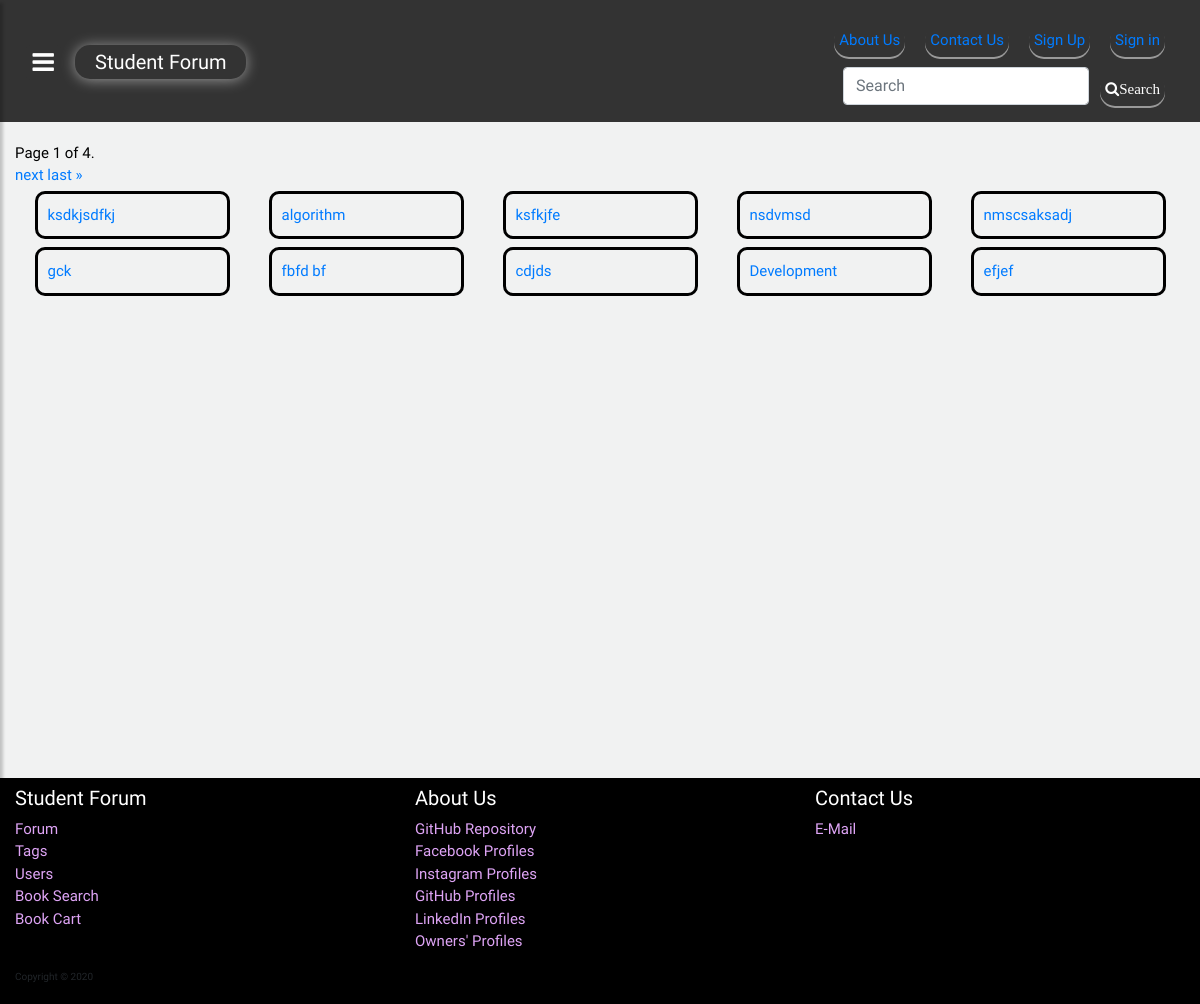
The app's page /tags/ with its own data.
### home/models.py (models this page shows)
class forum_tags(models.Model):
    tags_access=models.ForeignKey(forum,on_delete=models.CASCADE,related_name="tag_access")
    tags_forum=models.CharField(max_length=50,blank=True,null=True)

### home/views.py (the view)
# urls.py: path('tags/', views.TagsView.as_view(), name='searchtags'),
class TagsView(View):
    def get(self, request) :
        print(request.get_host())
        host = request.get_host()
        islocal = host.find('localhost') >= 0 or host.find('127.0.0.1') >= 0
        strval = request.GET.get("search", False)
        if strval:
            query = Q(tags_forum__contains=strval)
            objects = forum_tags.objects.filter(query).select_related().order_by('-tags_forum')
            p=1
        else:
            objects = forum_tags.objects.all().order_by('-tags_forum')
            p=0
        context = {
            'installed' : settings.INSTALLED_APPS,
            'islocal' : islocal,
            'available': p
        }
        a=[]
        for tag in objects:
            if tag.tags_forum!="":
                a.append(tag.tags_forum)
        a=list(set(a))
        paginator = Paginator(a, 10)
        page_number = request.GET.get('page')
        page_obj = paginator.get_page(page_number)
        context['tags']=page_obj
        dump_queries()
        return render(request, 'home/searchtags.html', context)

### home/utils.py (called while the page is built)
def dump_queries() :
    qs = connection.queries
    for q in qs:
        print(q)

### home/templates/home/searchtags.html (shortened to what this page needs)
{% extends "index.html" %}
{% block tags %}
    <div class="pagination">
    <span class="step-links">
        <span class="current">
            Page {{ tags.number }} of {{ tags.paginator.num_pages }}.
        </span>
        {% if tags.has_next %}
            <a href="?page={{ tags.next_page_number }}">next</a>
            <a href="?page={{ tags.paginator.num_pages }}">last &raquo;</a>
        {% endif %}
    </span>
</div>
<div class='row mt-1 mb-5 mr-0 ml-0 d-flex justify-content-around'>
{% for tag in tags %}
<div class="col-5 col-sm-3 col-md-2-5 col-xl-2  mr-2 ml-2 mb-2 " style="border:3px solid black;padding:10px;border-radius:10px">
<a style="font-size:15px;" href="{% url 'home:tags_forum'  tag %}">{{tag}}
</a>
</div>
{% endfor %}
</div>
{% endblock %}

### home/static/css/style.css (style rules this page uses)
body { font-family: 'Poppins', sans-serif; font-family: 'Alegreya', serif; font-family: 'Sansita', serif; font-size:5px ; min-height:100%; background-color: rgb(241, 242, 242); overflow-x: hidden; }
.current { display:block ; }
.pagination { font-size:3em; }

### home/templates/home/searchtags.html (style rules this page uses)
@media (min-width:992px) and (max-width:1200px) { .col-md-2-5 { flex:0 0 20.83333%; } }

### records on screen
forum_tags: tags "ksdkjsdfkj"
forum_tags: tags "algorithm"
forum_tags: tags "ksfkjfe"
forum_tags: tags "nsdvmsd"
forum_tags: tags "nmscsaksadj"
forum_tags: tags "gck"
forum_tags: tags "fbfd bf"
forum_tags: tags "cdjds"
forum_tags: tags "Development"
forum_tags: tags "efjef"

### other values on screen
{{ tags.number }} "1"
{{ tags.paginator.num_pages }} "4"
